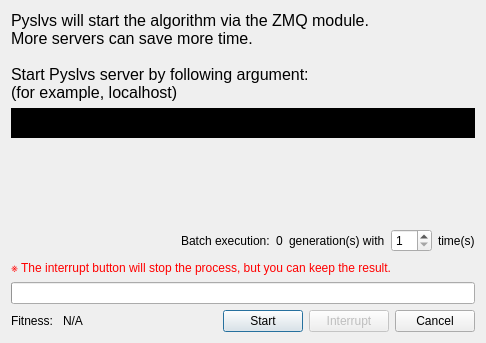
<?xml version="1.0" encoding="UTF-8"?>
<ui version="4.0">
 <class>Dialog</class>
 <widget class="QDialog" name="Dialog">
  <property name="geometry">
   <rect>
    <x>0</x>
    <y>0</y>
    <width>486</width>
    <height>343</height>
   </rect>
  </property>
  <property name="minimumSize">
   <size>
    <width>486</width>
    <height>343</height>
   </size>
  </property>
  <property name="maximumSize">
   <size>
    <width>486</width>
    <height>343</height>
   </size>
  </property>
  <property name="windowTitle">
   <string>Dimensional Synthesis</string>
  </property>
  <property name="windowIcon">
   <iconset resource="../../../icons.qrc">
    <normaloff>:/icons/DimensionalSynthesis.png</normaloff>:/icons/DimensionalSynthesis.png</iconset>
  </property>
  <property name="modal">
   <bool>true</bool>
  </property>
  <layout class="QVBoxLayout" name="verticalLayout">
   <item>
    <widget class="QLabel" name="label">
     <property name="text">
      <string>&lt;html&gt;&lt;head/&gt;&lt;body&gt;&lt;p&gt;&lt;span style=&quot; font-size:12pt;&quot;&gt;Pyslvs will start the algorithm via the ZMQ module.&lt;br/&gt;More servers can save more time.&lt;br/&gt;&lt;br/&gt;Start Pyslvs server by following argument:&lt;br/&gt;(for example, localhost)&lt;/span&gt;&lt;/p&gt;&lt;/body&gt;&lt;/html&gt;</string>
     </property>
     <property name="wordWrap">
      <bool>true</bool>
     </property>
    </widget>
   </item>
   <item>
    <widget class="QTextBrowser" name="argumentText">
     <property name="sizePolicy">
      <sizepolicy hsizetype="Expanding" vsizetype="Fixed">
       <horstretch>0</horstretch>
       <verstretch>0</verstretch>
      </sizepolicy>
     </property>
     <property name="maximumSize">
      <size>
       <width>16777215</width>
       <height>30</height>
      </size>
     </property>
     <property name="styleSheet">
      <string notr="true">background-color: rgb(0, 0, 0);
color: rgb(255, 255, 255);</string>
     </property>
     <property name="verticalScrollBarPolicy">
      <enum>Qt::ScrollBarAlwaysOff</enum>
     </property>
    </widget>
   </item>
   <item>
    <spacer name="verticalSpacer">
     <property name="orientation">
      <enum>Qt::Vertical</enum>
     </property>
     <property name="sizeHint" stdset="0">
      <size>
       <width>20</width>
       <height>40</height>
      </size>
     </property>
    </spacer>
   </item>
   <item>
    <layout class="QHBoxLayout" name="horizontalLayout_2">
     <item>
      <spacer name="horizontalSpacer_2">
       <property name="orientation">
        <enum>Qt::Horizontal</enum>
       </property>
       <property name="sizeHint" stdset="0">
        <size>
         <width>40</width>
         <height>20</height>
        </size>
       </property>
      </spacer>
     </item>
     <item>
      <widget class="QLabel" name="label_4">
       <property name="text">
        <string>Batch execution:</string>
       </property>
      </widget>
     </item>
     <item>
      <widget class="QLabel" name="maxGen_label">
       <property name="text">
        <string>0</string>
       </property>
      </widget>
     </item>
     <item>
      <widget class="QLabel" name="label_7">
       <property name="text">
        <string>generation(s) with</string>
       </property>
      </widget>
     </item>
     <item>
      <widget class="QSpinBox" name="loopTime">
       <property name="minimum">
        <number>1</number>
       </property>
       <property name="maximum">
        <number>10</number>
       </property>
      </widget>
     </item>
     <item>
      <widget class="QLabel" name="label_5">
       <property name="text">
        <string>time(s)</string>
       </property>
      </widget>
     </item>
    </layout>
   </item>
   <item>
    <widget class="QLabel" name="label_2">
     <property name="text">
      <string>&lt;html&gt;&lt;head/&gt;&lt;body&gt;&lt;p&gt;&lt;span style=&quot; color:#ff0000;&quot;&gt;※ The interrupt button will stop the process, but you can keep the result.&lt;/span&gt;&lt;/p&gt;&lt;/body&gt;&lt;/html&gt;</string>
     </property>
     <property name="wordWrap">
      <bool>true</bool>
     </property>
    </widget>
   </item>
   <item>
    <widget class="QProgressBar" name="progressBar">
     <property name="textVisible">
      <bool>true</bool>
     </property>
     <property name="format">
      <string>%v / %m generations (%p%)</string>
     </property>
    </widget>
   </item>
   <item>
    <layout class="QHBoxLayout" name="horizontalLayout">
     <property name="spacing">
      <number>6</number>
     </property>
     <item>
      <widget class="QLabel" name="label_3">
       <property name="text">
        <string>Fitness: </string>
       </property>
      </widget>
     </item>
     <item>
      <widget class="QLabel" name="fitness_label">
       <property name="text">
        <string>N/A</string>
       </property>
      </widget>
     </item>
     <item>
      <spacer name="horizontalSpacer">
       <property name="orientation">
        <enum>Qt::Horizontal</enum>
       </property>
       <property name="sizeHint" stdset="0">
        <size>
         <width>40</width>
         <height>20</height>
        </size>
       </property>
      </spacer>
     </item>
     <item>
      <widget class="QPushButton" name="Start">
       <property name="text">
        <string>Start</string>
       </property>
      </widget>
     </item>
     <item>
      <widget class="QPushButton" name="Interrupt">
       <property name="enabled">
        <bool>false</bool>
       </property>
       <property name="text">
        <string>Interrupt</string>
       </property>
      </widget>
     </item>
     <item>
      <widget class="QDialogButtonBox" name="buttonBox">
       <property name="sizePolicy">
        <sizepolicy hsizetype="Fixed" vsizetype="Fixed">
         <horstretch>0</horstretch>
         <verstretch>0</verstretch>
        </sizepolicy>
       </property>
       <property name="standardButtons">
        <set>QDialogButtonBox::Cancel</set>
       </property>
      </widget>
     </item>
    </layout>
   </item>
  </layout>
 </widget>
 <resources>
  <include location="../../../icons.qrc"/>
 </resources>
 <connections>
  <connection>
   <sender>buttonBox</sender>
   <signal>rejected()</signal>
   <receiver>Dialog</receiver>
   <slot>reject()</slot>
   <hints>
    <hint type="sourcelabel">
     <x>266</x>
     <y>213</y>
    </hint>
    <hint type="destinationlabel">
     <x>199</x>
     <y>149</y>
    </hint>
   </hints>
  </connection>
 </connections>
</ui>
